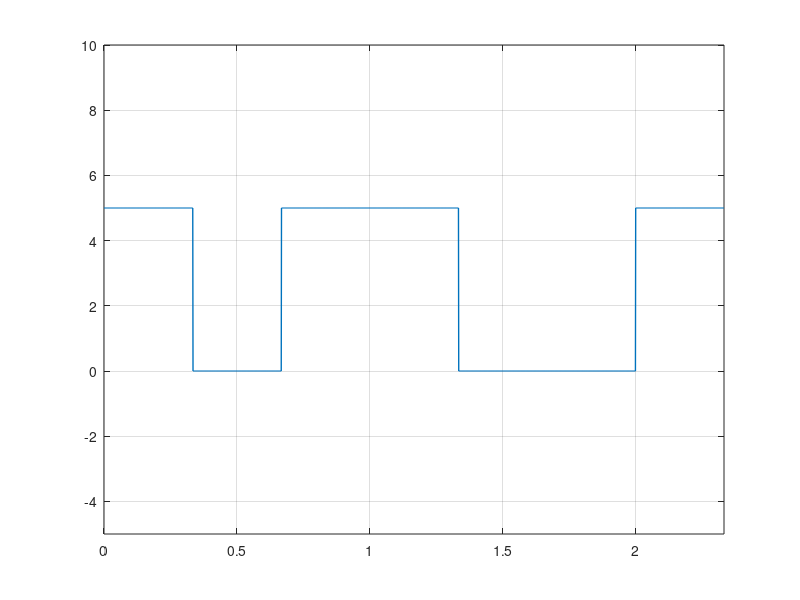

Here is the MATLAB script that generated this plot: (Note: this script raises an error after producing the figure.)
clc; #... Clear command line
clear all; #... Clear variables
close all; #... Clear figures

bits = [1 0 1 1 0 0 1];

#... Modulation

bitrate = 3; #... Number of bits per second
voltage = 5;

samplingRate = 1000;
samplingTime = 1/samplingRate;

endTime = length(bits)/bitrate;
time = 0:samplingTime:endTime;

index = 1;

for i = 1:length(time)
    if bits(index) == 1
        modulation(i) = voltage;
    else
        modulation(i) = 0;
    endif
    if time(i)*bitrate >= index
        index = index+1;
    endif
endfor

plot(time, modulation, "LineWidth", 1);
axis([0 endTime -5 voltage+5]);
grid on;

#... Demodulation

index = 1

for i = 1:length(modulation)
    if modulation(i) == voltage
        demodultaion(index) = 1;
    else
        demodultaion(index) = 0;
    endif
    if time(i)*bitrate >= index
        index = index+1;
    endif
endfor

disp(demodulation);